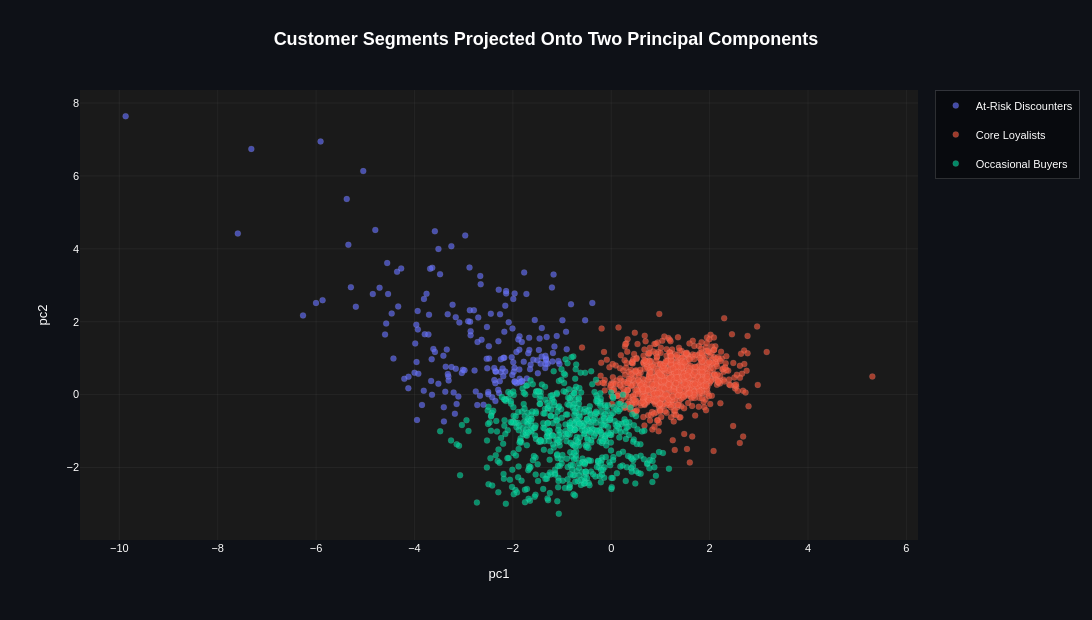

Notebook code for this chart:
### Code cell
cp.scatter_plot(
    pca_view, x="pc1", y="pc2", color_by="segment_name", trendline=False,
    title="Customer Segments Projected Onto Two Principal Components",
)

### Figure 1 — Plotly figure (JSON) as saved in the notebook; plotly's stock layout.template omitted (floating-point values rounded to 4 significant figures; data arrays with more than 128 entries replaced by an {"elided": "..."} marker saying what was removed)
{"data": [{"hovertemplate": "<b>segment_name</b>: At-Risk Discounters<br><b>pc1</b>: %{x}<br><b>pc2</b>: %{y}<extra></extra>", "legendgroup": "At-Risk Discounters", "marker": {"color": "#636EFA", "line": {"color": "rgba(255,255,255,0.3)", "width": 0.4}, "opacity": 0.65, "size": 6}, "mode": "markers", "name": "At-Risk Discounters", "type": "scatter", "x": {"elided": "187 float values"}, "y": {"elided": "187 float values"}}, {"hovertemplate": "<b>segment_name</b>: Core Loyalists<br><b>pc1</b>: %{x}<br><b>pc2</b>: %{y}<extra></extra>", "legendgroup": "Core Loyalists", "marker": {"color": "#EF553B", "line": {"color": "rgba(255,255,255,0.3)", "width": 0.4}, "opacity": 0.65, "size": 6}, "mode": "markers", "name": "Core Loyalists", "type": "scatter", "x": {"elided": "831 float values"}, "y": {"elided": "831 float values"}}, {"hovertemplate": "<b>segment_name</b>: Occasional Buyers<br><b>pc1</b>: %{x}<br><b>pc2</b>: %{y}<extra></extra>", "legendgroup": "Occasional Buyers", "marker": {"color": "#00CC96", "line": {"color": "rgba(255,255,255,0.3)", "width": 0.4}, "opacity": 0.65, "size": 6}, "mode": "markers", "name": "Occasional Buyers", "type": "scatter", "x": {"elided": "571 float values"}, "y": {"elided": "571 float values"}}], "layout": {"font": {"color": "white", "family": "Arial"}, "height": 620, "legend": {"bgcolor": "rgba(0,0,0,0.4)", "bordercolor": "rgba(255,255,255,0.15)", "borderwidth": 1, "font": {"color": "white", "size": 11}}, "margin": {"b": 80, "l": 80, "r": 60, "t": 90}, "paper_bgcolor": "#0e1117", "plot_bgcolor": "#1a1a1a", "title": {"font": {"color": "white", "family": "Arial", "size": 18}, "text": "<b>Customer Segments Projected Onto Two Principal Components</b>", "x": 0.5, "xanchor": "center"}, "width": 1400, "xaxis": {"gridcolor": "rgba(128,128,128,0.2)", "gridwidth": 0.5, "showgrid": true, "tickfont": {"size": 11}, "title": {"font": {"family": "Arial", "size": 13}, "text": "pc1"}, "type": "linear", "zeroline": false}, "yaxis": {"gridcolor": "rgba(128,128,128,0.2)", "gridwidth": 0.5, "showgrid": true, "tickfont": {"size": 11}, "title": {"font": {"family": "Arial", "size": 13}, "text": "pc2"}, "type": "linear", "zeroline": false}}}
